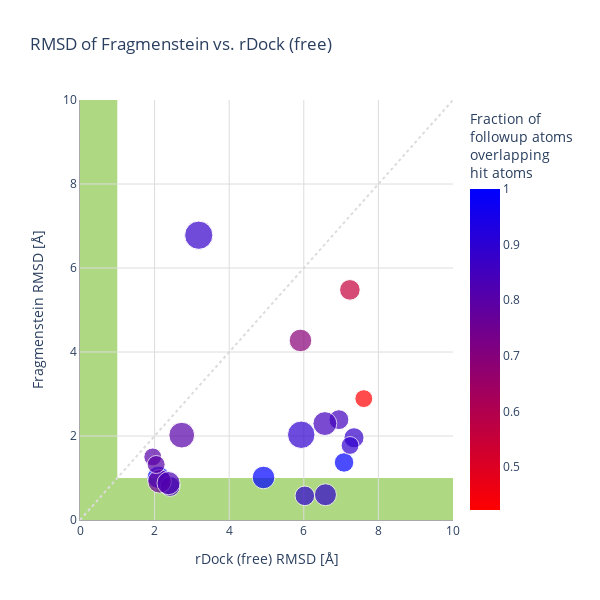

The notebook cell saved with this chart:
### Code cell
import plotly.express as px

fig = px.scatter(placed.loc[(placed.fraction_overlapping > 0.1) & (placed['∆∆G'] <= 0.) & ~placed.pIC50.isna()], # 
                 y='reference2minimized_rmsd', 
                 x='rdock_free', 
                 color='fraction_overlapping',
                 color_continuous_scale='Bluered_r',
                 size='pmilliIC50',
                 hover_data=['name'],
                 #symbol='based_on_x0434',
                 title='RMSD of Fragmenstein vs. rDock (free)',
                 width=600, height=600
                )
fig.add_shape(type="line",
    x0=0, y0=0, x1=10, y1=10,
    line=dict(
        color="gainsboro",
        width=2,
        dash="dot",
    )
)


fig.update_shapes(dict(xref='x', yref='y'))
fig.add_hrect(y0=0, y1=1, line_width=0, fillcolor="#AED882", opacity=1, layer='below')
fig.add_vrect(x0=0, x1=1, line_width=0, fillcolor="#AED882", opacity=1, layer='below')
fig.update_layout(paper_bgcolor='white', 
                  plot_bgcolor='white',
                 yaxis=dict(gridcolor='gainsboro', 
                            linecolor='darkgrey',
                            title='Fragmenstein RMSD [Å]',
                            range=(0, 10)
                           ),
                 xaxis=dict(gridcolor='gainsboro',
                            linecolor='darkgrey',
                            title='rDock (free) RMSD [Å]',
                            range=(0, 10)
                           ),
                  #legend=dict(orientation='h'),
                  coloraxis_colorbar=dict(title='Fraction of <br>followup atoms <br>overlapping <br>hit atoms')
                 )
#fig.layout.coloraxis.colorbar.orientation='h'
#fig.write_image("free.png")
#fig.write_image("free.svg")
fig

### Figure 1 — Plotly figure (JSON) as saved in the notebook; plotly's stock layout.template omitted (floating-point values rounded to 4 significant figures)
{"data": [{"customdata": [["DAR-DIA-23aa0b97-20"], ["TRY-UNI-714a760b-3"], ["TRY-UNI-714a760b-6"], ["TRY-UNI-714a760b-12"], ["TRY-UNI-714a760b-18"], ["TRY-UNI-714a760b-19"], ["TRY-UNI-714a760b-20"], ["TRY-UNI-714a760b-22"], ["JOR-UNI-2fc98d0b-12"], ["GAB-REV-70cc3ca5-8"], ["JAN-GHE-83b26c96-8"], ["JAN-GHE-83b26c96-12"], ["JAN-GHE-83b26c96-20"], ["JAN-GHE-83b26c96-22"], ["TRY-UNI-2eddb1ff-2"], ["JAN-GHE-5a013bed-2"], ["EDG-MED-0da5ad92-2"], ["EDG-MED-0da5ad92-7"], ["EDG-MED-0da5ad92-15"], ["EDJ-MED-49816e9b-1"]], "hovertemplate": "rdock_free=%{x}<br>reference2minimized_rmsd=%{y}<br>pmilliIC50=%{marker.size}<br>name=%{customdata[0]}<br>fraction_overlapping=%{marker.color}<extra></extra>", "legendgroup": "", "marker": {"color": [0.85, 0.8947, 1, 1, 1, 0.85, 0.8947, 0.85, 0.88, 0.4231, 0.7619, 0.8333, 0.8, 0.8, 0.5556, 0.8, 0.8824, 0.6957, 0.8889, 0.8889], "coloraxis": "coloraxis", "size": [1.24, 2.375, 1.609, 1.19, 1.582, 1.793, 1.212, 1.26, 2.514, 1.004, 1.762, 1.686, 1.002, 1.014, 1.333, 2.081, 1.27, 1.606, 1.002, 1.524], "sizemode": "area", "sizeref": 0.006286, "symbol": "circle"}, "mode": "markers", "name": "", "orientation": "v", "showlegend": false, "type": "scatter", "x": [6.941, 5.932, 4.921, 7.079, 2.101, 6.565, 6.027, 2.416, 3.184, 7.609, 2.133, 2.374, 1.95, 2.042, 7.235, 2.728, 7.345, 5.911, 7.24, 6.581], "xaxis": "x", "y": [2.39, 2.029, 1.012, 1.37, 1.015, 2.296, 0.5751, 0.7995, 6.78, 2.89, 0.9209, 0.8781, 1.502, 1.322, 5.48, 2.02, 1.958, 4.275, 1.774, 0.6019], "yaxis": "y"}], "layout": {"coloraxis": {"colorbar": {"title": {"text": "Fraction of <br>followup atoms <br>overlapping <br>hit atoms"}}, "colorscale": [[0, "rgb(255,0,0)"], [1, "rgb(0,0,255)"]]}, "height": 600, "legend": {"itemsizing": "constant", "tracegroupgap": 0}, "paper_bgcolor": "white", "plot_bgcolor": "white", "shapes": [{"line": {"color": "gainsboro", "dash": "dot", "width": 2}, "type": "line", "x0": 0, "x1": 10, "xref": "x", "y0": 0, "y1": 10, "yref": "y"}, {"fillcolor": "#AED882", "layer": "below", "line": {"width": 0}, "opacity": 1, "type": "rect", "x0": 0, "x1": 1, "xref": "x domain", "y0": 0, "y1": 1, "yref": "y"}, {"fillcolor": "#AED882", "layer": "below", "line": {"width": 0}, "opacity": 1, "type": "rect", "x0": 0, "x1": 1, "xref": "x", "y0": 0, "y1": 1, "yref": "y domain"}], "title": {"text": "RMSD of Fragmenstein vs. rDock (free)"}, "width": 600, "xaxis": {"anchor": "y", "domain": [0, 1], "gridcolor": "gainsboro", "linecolor": "darkgrey", "range": [0, 10], "title": {"text": "rDock (free) RMSD [Å]"}, "type": "linear"}, "yaxis": {"anchor": "x", "domain": [0, 1], "gridcolor": "gainsboro", "linecolor": "darkgrey", "range": [0, 10], "title": {"text": "Fragmenstein RMSD [Å]"}, "type": "linear"}}}
